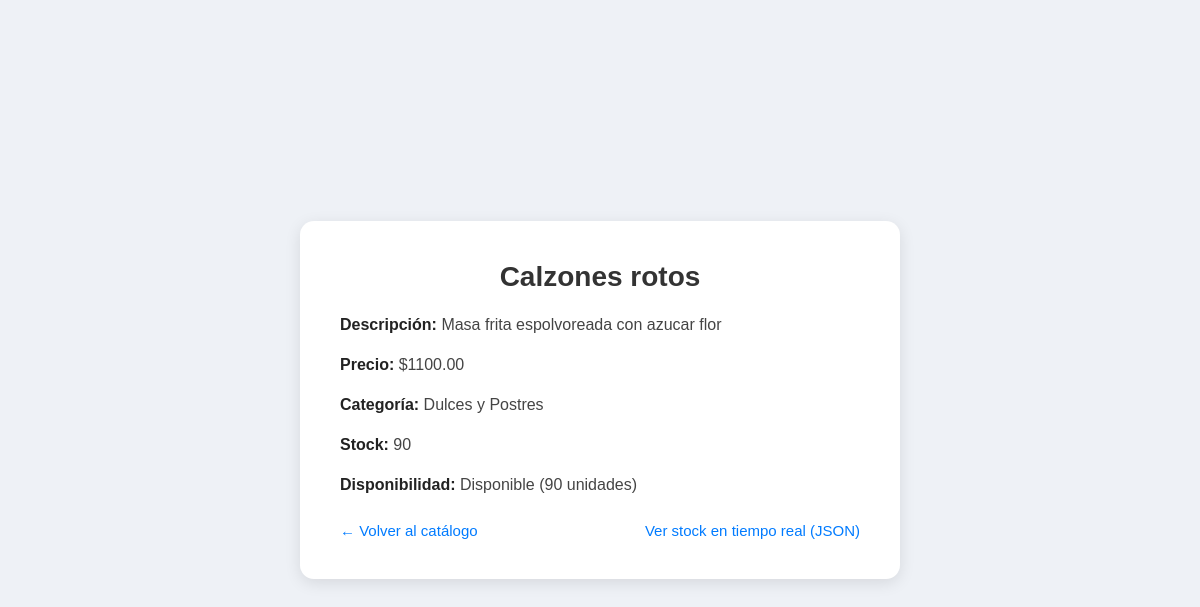
Screenshot of /catalog/14/ with the database file from the repository.
### src/catalog/models.py (models this page shows, shortened)
class Product(models.Model):
    name = models.CharField(max_length=255)
    description = models.TextField(blank=True)
    price = models.DecimalField(max_digits=10, decimal_places=2)
    category = models.ForeignKey(Category, on_delete=models.SET_NULL, null=True)
    stock = models.PositiveIntegerField(default=0)
    created_at = models.DateTimeField(auto_now_add=True)
    updated_at = models.DateTimeField(auto_now=True)
    @property
    def availability_message(self):
        if self.stock > 0:
            return f"Disponible ({self.stock} unidades)"
        return "No disponible actualmente"

class Category(models.Model):
    name = models.CharField(max_length=255)
    class Meta:
        ordering = ['name']

### src/catalog/views.py (the view)
# urls.py: path('<int:product_id>/', views.product_detail, name='product_detail'),
def product_detail(request, product_id):
    product = get_object_or_404(Product, id=product_id)
    return render(request, "catalog/product_detail.html", {
        "product": product
    })

### templates/catalog/product_detail.html (shortened to what this page needs)
<!doctype html>
<html lang="es">
<head>
</head>
<body>
    <div class="product-card">
        <h1>{{ product.name }}</h1>
        <p><strong>Descripción:</strong> {{ product.description }}</p>
        <p><strong>Precio:</strong> ${{ product.price }}</p>
        <p><strong>Categoría:</strong> {{ product.category.name }}</p>
        <p><strong>Stock:</strong> {{ product.stock }}</p>
        <p><strong>Disponibilidad:</strong> {{ product.availability_message }}</p>
        <div class="links">
            <a href="{% url 'catalog:product_list' %}">← Volver al catálogo</a>
            <a href="{% url 'catalog:product_stock' product.id %}">
                Ver stock en tiempo real (JSON)
            </a>
        </div>
    </div>
</body>
</html>

### templates/catalog/product_detail.html (style rules this page uses)
body { font-family: Arial, sans-serif; background: #eef1f6; margin: 0; padding: 0; display: flex; justify-content: center; align-items: center; min-height: 100vh; }
.product-card { background: #ffffff; padding: 40px; width: 520px; border-radius: 14px; box-shadow: 0 4px 16px rgba(0,0,0,0.1); animation: fadeIn 0.4s ease; }
h1 { margin-top: 0; font-size: 28px; color: #333; margin-bottom: 20px; text-align: center; }
p { font-size: 16px; color: #444; margin-bottom: 12px; line-height: 1.5; }
strong { color: #222; }
.links { margin-top: 25px; display: flex; justify-content: space-between; }
a { text-decoration: none; color: #007bff; font-size: 15px; }

### rows the page displays
Product: name "Calzones rotos", description "Masa frita espolvoreada con azucar flor", price "1100.00", category.name "Dulces y Postres", stock "90", availability_message "Disponible (90 unidades)"
